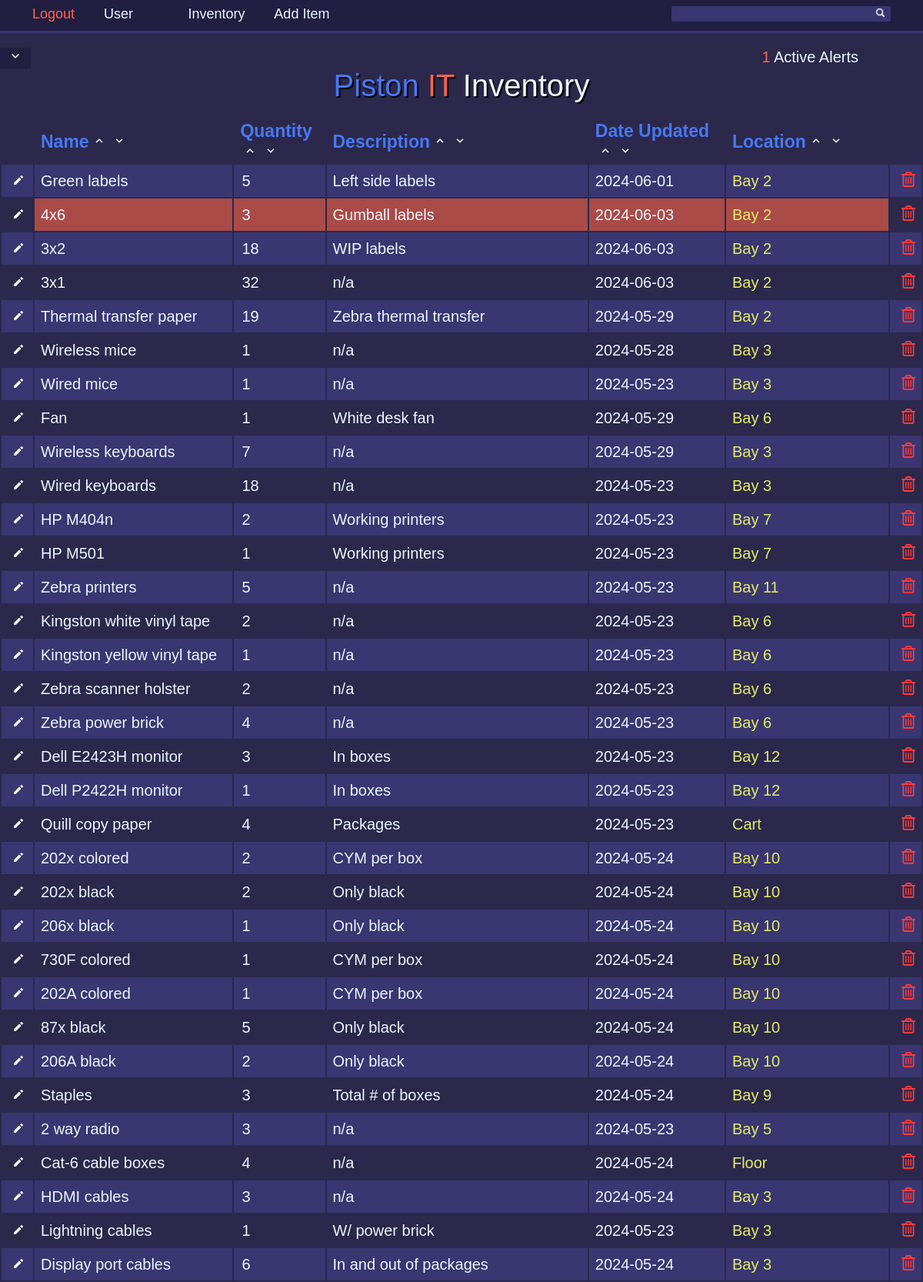
The page /home (upper part) on the database its author committed.
### tables this page shows
CREATE TABLE item(
    name TEXT NOT NULL PRIMARY KEY,
    quantity INTEGER,
    description TEXT,
    date updated TEXT NOT NULL
    , location TEXT, alert INTEGER);

### app.py (the view, shortened to what this page needs)
@app.route('/home', methods=["GET", "POST"])
def home():
    conn = get_db_connection()
    cursor = conn.cursor()
    data = cursor.execute('SELECT * FROM item').fetchall()
    conn.close()
    return render_template("index.html", data=data)

### app.py (called while the page is built)
def get_db_connection():
    conn = sqlite3.connect('inventory.db')
    conn.row_factory = sqlite3.Row
    db_func.create_db()
    return conn

### db_func.py (called while the page is built)
def create_db():
    global conn, cursor
    dbName = 'inventory.db'
    try:
        conn = sqlite3.connect(dbName)
        cursor = conn.cursor()
        print("Database created!")
    except Exception as e:
        print("Something bad happened: ", e)
        if conn:
            conn.close()
    create_query = '''CREATE TABLE IF NOT EXISTS item(
    name TEXT NOT NULL PRIMARY KEY,
    quantity INTEGER,
    description TEXT,
    date TEXT NOT NULL
    );
    '''
    create_login = '''CREATE TABLE IF NOT EXISTS login(
        username TEXT NOT NULL PRIMARY KEY,
        password TEXT NOT NULL
        );
        '''
    cursor.execute(create_query)
    cursor.execute(create_login)
    print("Table created!")
    print("Login created!")

### templates/index.html (shortened to what this page needs)
<!DOCTYPE html>
<head>
<link rel="stylesheet" type="text/css" href="static/style.css">
</head>
<html>
    <body>
        <div id="nav-bar">
            <div id="container_nav">
                    <a id="nav-logout" href="/">Logout</a>
                    <a id="nav" href="/user">User</a>
                    <a id="nav" href="/home">Inventory</a>
                    <a id="nav" href="/add">Add Item</a>
                <div id="search_container" float="right">
                    <form action="{{ url_for("home")}}" method="post">
                    <input type="text" autocomplete="off" id="locate" name="fname">
                    <button class="enter" type="submit"><img src="static/search.png" alt=""></button>
                    </form>
                </div>
            </div>
        </div>
        <div id="line"></div>
        <p align="right" id="alerts"><a id="replace"></a><a id="alert-a"></a></p>
        <div class="select">
            <button class="dropbtn"><img src="static/down.png" alt=""></button>
        </div>
        <div class="title">
            <a id="piston">Piston</a> <a id="IT">IT</a> Inventory
        </div>
        <div id="table_container">
            <table id="myTable" style="width:100%">
                <tr>
                    <th width="3%" align="left"></th>
                    <th width="22%" align="left">Name<div>
                        <div><form action="{{ url_for("sort_desc")}}" method="post">
                        <button class="arrow" type="submit"><img src="static/up.png" alt=""></button></form></div>
                        <div><form action="{{ url_for("sort_asc")}}" method="post">
                        <button class="arrow" type="submit"><img src="static/down.png" alt=""></button></form></div></div>
                    </th>
                    <th width="10%" align="left">Quantity<div>
                        <div><form action="{{ url_for("sort_desc")}}" method="post">
                        <button class="arrow" type="submit"><img src="static/up.png" alt=""></button></form></div>
                        <div><form action="{{ url_for("sort_asc")}}" method="post">
                        <button class="arrow" type="submit"><img src="static/down.png" alt=""></button></form></div></div>
                    </th>
                    <th width="28%" align="left">Description<div>
                        <div><form action="{{ url_for("sort_desc")}}" method="post">
                        <button class="arrow" type="submit"><img src="static/up.png" alt=""></button></form></div>
                        <div><form action="{{ url_for("sort_asc")}}" method="post">
                        <button class="arrow" type="submit"><img src="static/down.png" alt=""></button></form></div></div>
                    </th>
                    <th width="10%" align="left">Date Updated<div>
                        <div><form action="{{ url_for("sort_desc")}}" method="post">
                        <button class="arrow" type="submit"><img src="static/up.png" alt=""></button></form></div>
                        <div><form action="{{ url_for("sort_asc")}}" method="post">
                        <button class="arrow" type="submit"><img src="static/down.png" alt=""></button></form></div></div>
                    </th>
                    <th width="26" align="left">Location<div>
                        <div><form action="{{ url_for("sort_desc")}}" method="post">
                        <button class="arrow" type="submit"><img src="static/up.png" alt=""></button></form></div>
                        <div><form action="{{ url_for("sort_asc")}}" method="post">
                        <button class="arrow" type="submit"><img src="static/down.png" alt=""></button></form></div></div>
                    </th>
                </tr>
                {%for item in data%}
                <tr class="data_row">
                    <form action="{{ url_for("edit")}}" method="post">
                    <td width="2%" align="right"><button class="edit" id="count" type="submit"><img src="static/edit_icon.png" alt=""></button></td>
                    <form id="name" method="post">
                    <td width="21%"><input type="hidden" name="name" value="{{ item[0] }}">{{ item[0] }}</td></form></form>
                    <td width="10%" display="inline-block" id="quantity" data-quantity="{{ item[1] }}">
                        <form action="/update_q" method="post">
                        <input type="text" autocomplete="off" class="d_q" name="d_q" placeholder="{{ item[1] }}"></td></form>
                    <td width="29%">{{ item[2] }}</td>
                    <td width="15%">{{ item[3] }}</td>
                    <td width="18%">
                        <form action="{{ url_for("location")}}" method="post">
                        <button class="location" type="submit">{{ item[4] }}</button>
                        </form>
                    </td>
                    <form action="{{ url_for("delete")}}" method="post">
                    <td width="auto" align="left"><button class="delete" type="submit"><img src="static/trash.png" alt=""></button></td></form>
                </tr>
                {%endfor%}
            </table>
        </div>
    </body>
</html>

### static/style.css (style rules this page uses)
body { background-color: #2b284c; font-family: 'Trebuchet MS', 'Lucida Sans Unicode', 'Lucida Grande', 'Lucida Sans', Arial, sans-serif; color: #ebf7ff; margin: 0; }
.title { font-size: 40px; text-align: center; margin-bottom: 20px; text-shadow: 2px 2px 1px #000000; }
#alerts { margin-right: 7%; font-family: 'Trebuchet MS', 'Lucida Sans Unicode', 'Lucida Grande', 'Lucida Sans', Arial, sans-serif; font-size: 20px; color: #ebf7ff; margin-bottom: 0; }
#replace { color: tomato; }
.select { position: relative; font-family: 'Trebuchet MS', 'Lucida Sans Unicode', 'Lucida Grande', 'Lucida Sans', Arial, sans-serif; font-size: 0; margin-top: -2%; width: fit-content; display: block; }
.dropbtn { margin: none; background-color: #211e42; color: #ebf7ff; position: relative; border: none; font-family: 'Trebuchet MS', 'Lucida Sans Unicode', 'Lucida Grande', 'Lucida Sans', Arial, sans-serif; font-size: 20px; width: 40px; }
.dropbtn img { height: 20px; width: auto; }
#locate { border-radius: 2px; border: none; height: 17px; width: 250px; background-color: transparent; color: #ebf7ff; font-size: 15px; font-family: 'Trebuchet MS', 'Lucida Sans Unicode', 'Lucida Grande', 'Lucida Sans', Arial, sans-serif; }
#search_container { float: right; margin: none; padding: none; background-color: #3a3671; border-radius: 2px; }
table { font-size: 20px; }
button { background: #3e4568; font-family: 'Trebuchet MS', 'Lucida Sans Unicode', 'Lucida Grande', 'Lucida Sans', Arial, sans-serif; cursor: pointer; color: #ebf7ff; border-radius: 2px; box-shadow: none; border: none; transition-duration: .5s; }
.location { background-color: transparent; font-family: 'Trebuchet MS', 'Lucida Sans Unicode', 'Lucida Grande', 'Lucida Sans', Arial, sans-serif; color: #e4ed64; font-size: 20px; margin: 0; padding: 0; }
.edit { background-color: transparent; margin-right: 5px; border: none; margin-left: 0; transition-duration: .75s; }
.edit img { height: 15px; width: auto; margin: 0; }
.delete { background-color: transparent; margin: none; padding: none; }
.delete img { height: 20px; width: auto; }
#piston { color: rgb(72, 120, 241); }
#IT { color: tomato; }
#nav { color: #ebf7ff; margin: none; padding: none; margin-right: 3%; font-size: 18px; text-decoration: none; transition-duration: .5s; vertical-align: middle; }
#nav-logout { color: tomato; margin: none; padding: none; margin-right: 3%; font-size: 18px; text-decoration: none; transition-duration: .5s; vertical-align: middle; }
#nav-bar { background-color: #211e42; height: 40px; }
#container_nav { padding-top: 8px; padding-bottom: 5px; margin-left: 3.5%; margin-right: 3.5%; }
#line { height: 3px; width: auto; background-color: #3a3671; margin-bottom: 20px; }
.d_q { color: #ebf7ff; background-color: transparent; border: none; font-family: 'Trebuchet MS', 'Lucida Sans Unicode', 'Lucida Grande', 'Lucida Sans', Arial, sans-serif; font-size: 20px; width: 95%; }
.d_q::placeholder { color: #ebf7ff; }
tr th { color: rgb(72, 120, 241); font-size: 23px; padding-left: 8px; }
tr th div { display: inline-block; padding-left: 2px; }
tr:nth-of-type(even) { background-color: #3a3671; }
td { padding-top: 8px; padding-bottom: 8px; padding-left: 8px; }
.arrow { background-color: transparent; padding: 0; margin: 0; transition-duration: .75s; }
.arrow img { height: 18px; width: auto; padding: 0; margin: 0; }
.enter { background-color: transparent; }
.enter img { height: 15px; width: auto; margin: none; padding: none; }

### rows shown on the page
item: name "Green labels", d_q "5", description "Left side labels", date "2024-06-01", location "Bay 2"
item: name "4x6", d_q "3", description "Gumball labels", date "2024-06-03", location "Bay 2"
item: name "3x2", d_q "18", description "WIP labels", date "2024-06-03", location "Bay 2"
item: name "3x1", d_q "32", description "n/a", date "2024-06-03", location "Bay 2"
item: name "Thermal transfer paper", d_q "19", description "Zebra thermal transfer", date "2024-05-29", location "Bay 2"
item: name "Wireless mice", d_q "1", description "n/a", date "2024-05-28", location "Bay 3"
item: name "Wired mice", d_q "1", description "n/a", date "2024-05-23", location "Bay 3"
item: name "Fan", d_q "1", description "White desk fan", date "2024-05-29", location "Bay 6"
item: name "Wireless keyboards", d_q "7", description "n/a", date "2024-05-29", location "Bay 3"
item: name "Wired keyboards", d_q "18", description "n/a", date "2024-05-23", location "Bay 3"
item: name "HP M404n", d_q "2", description "Working printers", date "2024-05-23", location "Bay 7"
item: name "HP M501", d_q "1", description "Working printers", date "2024-05-23", location "Bay 7"
item: name "Zebra printers", d_q "5", description "n/a", date "2024-05-23", location "Bay 11"
item: name "Kingston white vinyl tape", d_q "2", description "n/a", date "2024-05-23", location "Bay 6"
item: name "Kingston yellow vinyl tape", d_q "1", description "n/a", date "2024-05-23", location "Bay 6"
item: name "Zebra scanner holster", d_q "2", description "n/a", date "2024-05-23", location "Bay 6"
item: name "Zebra power brick", d_q "4", description "n/a", date "2024-05-23", location "Bay 6"
item: name "Dell E2423H monitor", d_q "3", description "In boxes", date "2024-05-23", location "Bay 12"
item: name "Dell P2422H monitor", d_q "1", description "In boxes", date "2024-05-23", location "Bay 12"
item: name "Quill copy paper", d_q "4", description "Packages", date "2024-05-23", location "Cart"
item: name "202x colored", d_q "2", description "CYM per box", date "2024-05-24", location "Bay 10"
item: name "202x black", d_q "2", description "Only black", date "2024-05-24", location "Bay 10"
item: name "206x black", d_q "1", description "Only black", date "2024-05-24", location "Bay 10"
item: name "730F colored", d_q "1", description "CYM per box", date "2024-05-24", location "Bay 10"
item: name "202A colored", d_q "1", description "CYM per box", date "2024-05-24", location "Bay 10"
item: name "87x black", d_q "5", description "Only black", date "2024-05-24", location "Bay 10"
item: name "206A black", d_q "2", description "Only black", date "2024-05-24", location "Bay 10"
item: name "Staples", d_q "3", description "Total # of boxes", date "2024-05-24", location "Bay 9"
item: name "2 way radio", d_q "3", description "n/a", date "2024-05-23", location "Bay 5"
item: name "Cat-6 cable boxes", d_q "4", description "n/a", date "2024-05-24", location "Floor"
item: name "HDMI cables", d_q "3", description "n/a", date "2024-05-24", location "Bay 3"
item: name "Lightning cables", d_q "1", description "W/ power brick", date "2024-05-23", location "Bay 3"
item: name "Display port cables", d_q "6", description "In and out of packages", date "2024-05-24", location "Bay 3"
